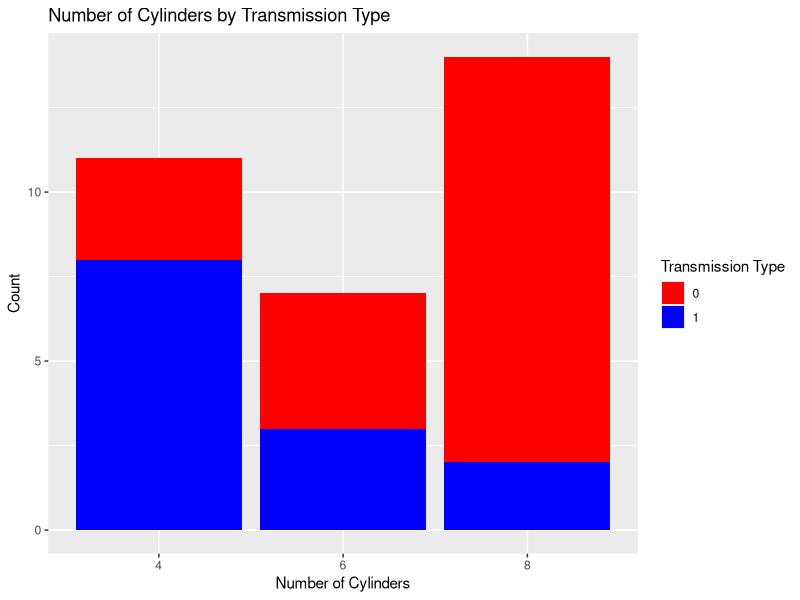

R code for this plot:
# Load the ggplot2 library
library(ggplot2)

# Create a bar plot using ggplot2
ggplot(mtcars, aes(x = factor(cyl), fill = factor(am))) +
  geom_bar() +
  labs(
    title = "Number of Cylinders by Transmission Type",
    x = "Number of Cylinders",
    y = "Count"
  ) +
  scale_fill_manual(values = c("0" = "red", "1" = "blue")) +  # Define colors for transmission types
  guides(fill = guide_legend(title = "Transmission Type"))
